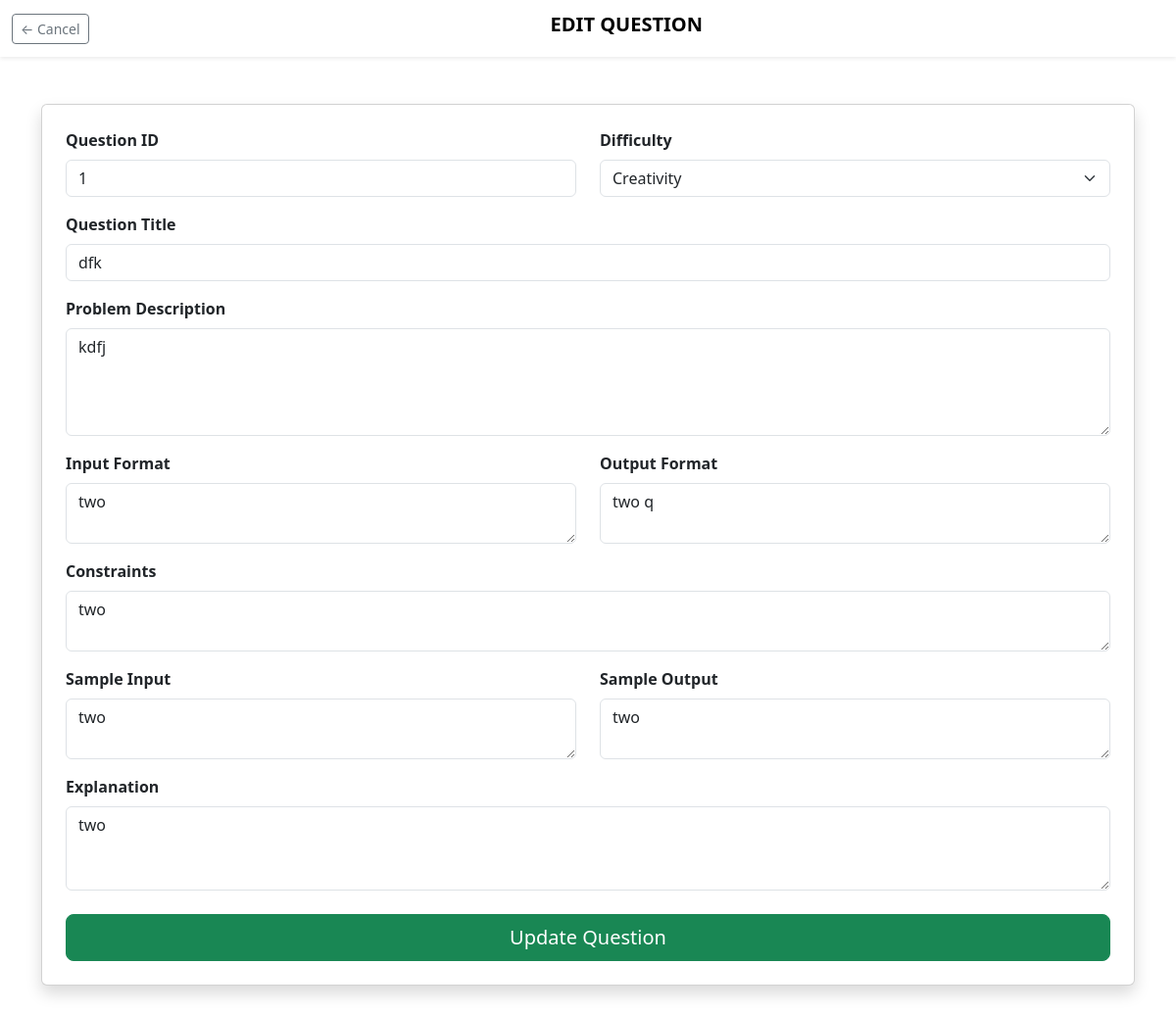
The page /admin/update/10 (signed in) on the database its author committed.
### app.py (models this page shows)
class Question(db.Model):
    id = db.Column(db.Integer, primary_key=True)
    question_id = db.Column(db.String(10))
    title = db.Column(db.String(50))
    description = db.Column(db.Text)
    input_format = db.Column(db.String(100))
    constraints = db.Column(db.String(100))
    output_format = db.Column(db.String(100))
    sample_input = db.Column(db.String(100))
    sample_output = db.Column(db.String(100))
    explanation = db.Column(db.Text)
    difficulty = db.Column(db.String(100))

### app.py (the view, shortened to what this page needs)
@app.route('/admin/update/<int:id>', methods=['GET', 'POST'])
@login_required
def update_question(id):
    questions = Question.query.get_or_404(id)
    return render_template('edit_questions.html', questions=questions)

### app.py (called while the page is built)
@login_manager.user_loader
def load_user(user_id):
    return User.query.get(int(user_id))

### templates/edit_questions.html (shortened to what this page needs)
<!DOCTYPE html>
<html lang="en">
<head>
    <link href="https://cdn.jsdelivr.net/npm/bootstrap@5.3.2/dist/css/bootstrap.min.css" rel="stylesheet">
</head>
<body>
    <nav class="navbar custom-navbar shadow-sm">
        <div class="container-fluid">
            <a href="{{ url_for('admin_panel') }}" class="btn btn-outline-secondary btn-sm">← Cancel</a>
            <h2 class="navbar-brand mx-auto fw-bold">EDIT QUESTION</h2>
        </div>
    </nav>
    <div class="container mt-5 mb-5">
        <div class="card shadow">
            <div class="card-body p-4">
                <form action="{{ url_for('update_question', id=questions.id) }}" method="POST">
                    <div class="row">
                        <div class="col-md-6 mb-3">
                            <label class="form-label fw-bold">Question ID</label>
                            <input type="text" class="form-control" name="question_id"
                                   value="{{ questions.question_id }}" required>
                        </div>
                        <div class="col-md-6 mb-3">
                            <label class="form-label fw-bold">Difficulty</label>
                            <select class="form-select" name="difficulty" required>
                                <option value="Creativity" {% if questions.difficulty == 'Creativity' %}selected{% endif %}>Creativity</option>
                            </select>
                        </div>
                    </div>
                    <div class="mb-3">
                        <label class="form-label fw-bold">Question Title</label>
                        <input name="title" type="text" class="form-control"
                               value="{{ questions.title }}" required>
                    </div>
                    <div class="mb-3">
                        <label class="form-label fw-bold">Problem Description</label>
                        <textarea class="form-control" name="description" rows="4" required>{{ questions.description }}</textarea>
                    </div>
                    <div class="row">
                        <div class="col-md-6 mb-3">
                            <label class="form-label fw-bold">Input Format</label>
                            <textarea class="form-control" name="input_format" rows="2" required>{{ questions.input_format }}</textarea>
                        </div>
                        <div class="col-md-6 mb-3">
                            <label class="form-label fw-bold">Output Format</label>
                            <textarea class="form-control" name="output_format" rows="2" required>{{ questions.output_format }}</textarea>
                        </div>
                    </div>
                    <div class="mb-3">
                        <label class="form-label fw-bold">Constraints</label>
                        <textarea class="form-control" name="constraints" rows="2" required>{{ questions.constraints }}</textarea>
                    </div>
                    <div class="row">
                        <div class="col-md-6 mb-3">
                            <label class="form-label fw-bold">Sample Input</label>
                            <textarea class="form-control" name="sample_input" rows="2" required>{{ questions.sample_input }}</textarea>
                        </div>
                        <div class="col-md-6 mb-3">
                            <label class="form-label fw-bold">Sample Output</label>
                            <textarea class="form-control" name="sample_output" rows="2" required>{{ questions.sample_output }}</textarea>
                        </div>
                    </div>
                    <div class="mb-4">
                        <label class="form-label fw-bold">Explanation</label>
                        <textarea class="form-control" name="explanation" rows="3">{{ questions.explanation }}</textarea>
                    </div>
                    <div class="d-grid gap-2">
                        <button type="submit" class="btn btn-success btn-lg">Update Question</button>
                    </div>
                </form>
            </div>
        </div>
    </div>
</body>
</html>

### rows shown on the page
Question: question_id "1", difficulty "Creativity", title "dfk", description "kdfj", input_format "two", output_format "two q", constraints "two", sample_input "two", sample_output "two", explanation "two"
